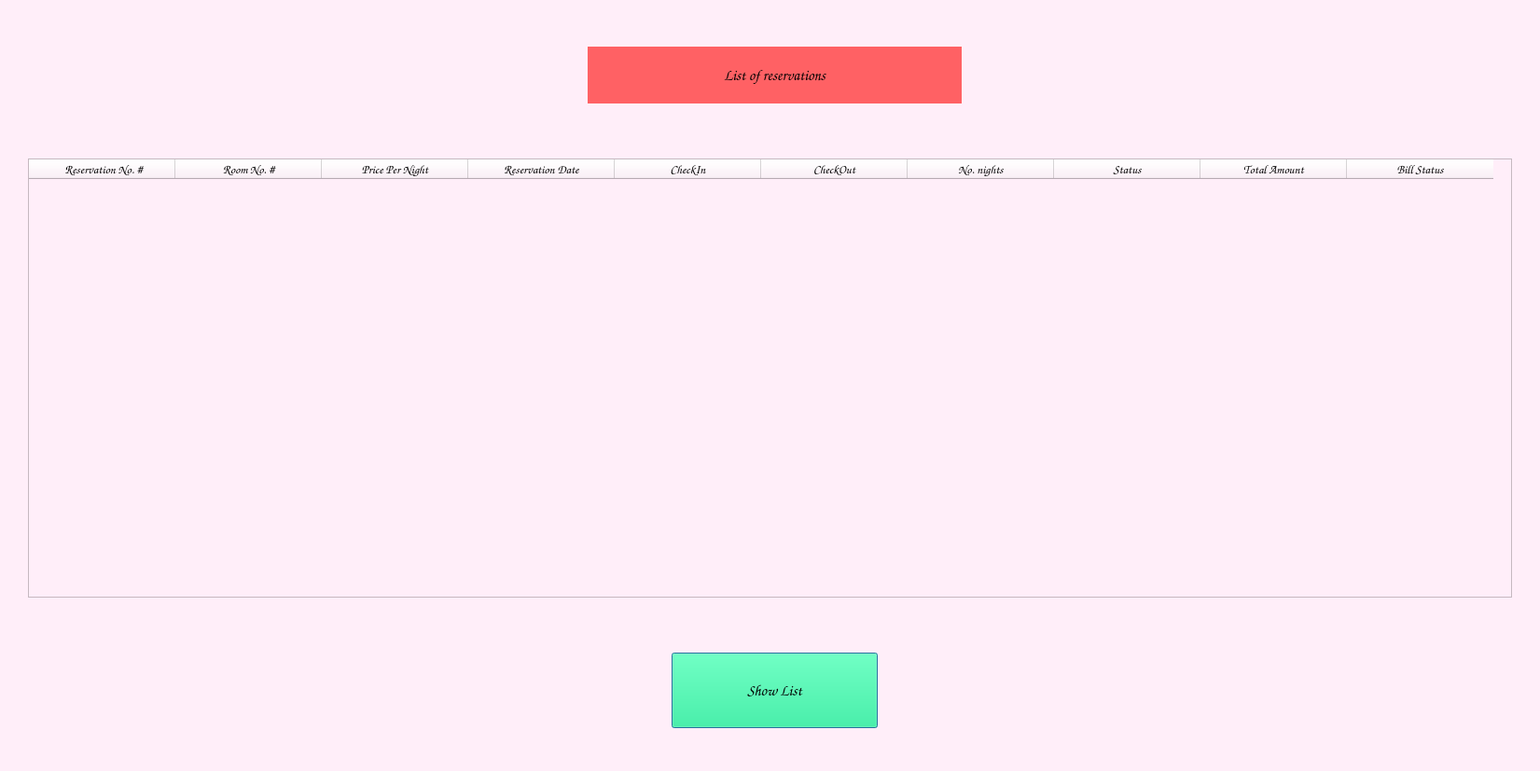
<?xml version="1.0" encoding="UTF-8"?>
<ui version="4.0">
 <class>list_of_reservation_window</class>
 <widget class="QDialog" name="list_of_reservation_window">
  <property name="geometry">
   <rect>
    <x>0</x>
    <y>0</y>
    <width>1651</width>
    <height>827</height>
   </rect>
  </property>
  <property name="cursor">
   <cursorShape>ClosedHandCursor</cursorShape>
  </property>
  <property name="windowTitle">
   <string>list_of_reservations</string>
  </property>
  <property name="styleSheet">
   <string notr="true">background-color: rgb(255, 238, 249);</string>
  </property>
  <widget class="QLabel" name="list_of_reservations_L">
   <property name="geometry">
    <rect>
     <x>630</x>
     <y>50</y>
     <width>401</width>
     <height>61</height>
    </rect>
   </property>
   <property name="font">
    <font>
     <family>Comic Sans MS</family>
     <pointsize>12</pointsize>
     <weight>75</weight>
     <bold>true</bold>
    </font>
   </property>
   <property name="cursor">
    <cursorShape>ClosedHandCursor</cursorShape>
   </property>
   <property name="styleSheet">
    <string notr="true">background-color: rgb(255, 97, 100);</string>
   </property>
   <property name="text">
    <string>List of reservations</string>
   </property>
   <property name="alignment">
    <set>Qt::AlignCenter</set>
   </property>
   <property name="margin">
    <number>1</number>
   </property>
  </widget>
  <widget class="QTableWidget" name="list_of_reservations_TableWidget">
   <property name="geometry">
    <rect>
     <x>30</x>
     <y>170</y>
     <width>1591</width>
     <height>471</height>
    </rect>
   </property>
   <property name="cursor" stdset="0">
    <cursorShape>PointingHandCursor</cursorShape>
   </property>
   <attribute name="horizontalHeaderDefaultSectionSize">
    <number>157</number>
   </attribute>
   <column>
    <property name="text">
     <string> Reservation No. #</string>
    </property>
    <property name="font">
     <font>
      <family>Comic Sans MS</family>
      <pointsize>10</pointsize>
      <weight>75</weight>
      <bold>true</bold>
     </font>
    </property>
    <property name="textAlignment">
     <set>AlignCenter</set>
    </property>
   </column>
   <column>
    <property name="text">
     <string>Room No. #</string>
    </property>
    <property name="font">
     <font>
      <family>Comic Sans MS</family>
      <pointsize>10</pointsize>
      <weight>75</weight>
      <bold>true</bold>
     </font>
    </property>
    <property name="textAlignment">
     <set>AlignCenter</set>
    </property>
   </column>
   <column>
    <property name="text">
     <string>Price Per Night</string>
    </property>
    <property name="font">
     <font>
      <family>Comic Sans MS</family>
      <pointsize>10</pointsize>
      <weight>75</weight>
      <bold>true</bold>
     </font>
    </property>
    <property name="textAlignment">
     <set>AlignCenter</set>
    </property>
   </column>
   <column>
    <property name="text">
     <string>Reservation Date</string>
    </property>
    <property name="font">
     <font>
      <family>Comic Sans MS</family>
      <pointsize>10</pointsize>
      <weight>75</weight>
      <bold>true</bold>
     </font>
    </property>
    <property name="textAlignment">
     <set>AlignCenter</set>
    </property>
    <property name="background">
     <color>
      <red>120</red>
      <green>105</green>
      <blue>110</blue>
     </color>
    </property>
    <property name="foreground">
     <brush brushstyle="SolidPattern">
      <color alpha="255">
       <red>0</red>
       <green>0</green>
       <blue>0</blue>
      </color>
     </brush>
    </property>
   </column>
   <column>
    <property name="text">
     <string>CheckIn</string>
    </property>
    <property name="font">
     <font>
      <family>Comic Sans MS</family>
      <pointsize>10</pointsize>
      <weight>75</weight>
      <bold>true</bold>
     </font>
    </property>
    <property name="textAlignment">
     <set>AlignCenter</set>
    </property>
   </column>
   <column>
    <property name="text">
     <string>CheckOut</string>
    </property>
    <property name="font">
     <font>
      <family>Comic Sans MS</family>
      <pointsize>10</pointsize>
      <weight>75</weight>
      <bold>true</bold>
     </font>
    </property>
    <property name="textAlignment">
     <set>AlignCenter</set>
    </property>
   </column>
   <column>
    <property name="text">
     <string>No. nights</string>
    </property>
    <property name="font">
     <font>
      <family>Comic Sans MS</family>
      <pointsize>10</pointsize>
      <weight>75</weight>
      <bold>true</bold>
     </font>
    </property>
    <property name="textAlignment">
     <set>AlignCenter</set>
    </property>
   </column>
   <column>
    <property name="text">
     <string>Status</string>
    </property>
    <property name="font">
     <font>
      <family>Comic Sans MS</family>
      <pointsize>10</pointsize>
      <weight>75</weight>
      <bold>true</bold>
     </font>
    </property>
    <property name="textAlignment">
     <set>AlignCenter</set>
    </property>
   </column>
   <column>
    <property name="text">
     <string>Total Amount</string>
    </property>
    <property name="font">
     <font>
      <family>Comic Sans MS</family>
      <pointsize>10</pointsize>
      <weight>75</weight>
      <bold>true</bold>
     </font>
    </property>
    <property name="textAlignment">
     <set>AlignCenter</set>
    </property>
   </column>
   <column>
    <property name="text">
     <string>Bill Status</string>
    </property>
    <property name="font">
     <font>
      <family>Comic Sans MS</family>
      <pointsize>10</pointsize>
      <weight>75</weight>
      <bold>true</bold>
     </font>
    </property>
    <property name="textAlignment">
     <set>AlignCenter</set>
    </property>
   </column>
  </widget>
  <widget class="QPushButton" name="list_of_reservations_show_PB">
   <property name="geometry">
    <rect>
     <x>720</x>
     <y>700</y>
     <width>221</width>
     <height>81</height>
    </rect>
   </property>
   <property name="font">
    <font>
     <family>Comic Sans MS</family>
     <pointsize>12</pointsize>
     <weight>75</weight>
     <bold>true</bold>
    </font>
   </property>
   <property name="cursor">
    <cursorShape>PointingHandCursor</cursorShape>
   </property>
   <property name="styleSheet">
    <string notr="true">background-color: rgb(8, 255, 140);</string>
   </property>
   <property name="text">
    <string>Show List</string>
   </property>
  </widget>
 </widget>
 <resources/>
 <connections/>
</ui>
